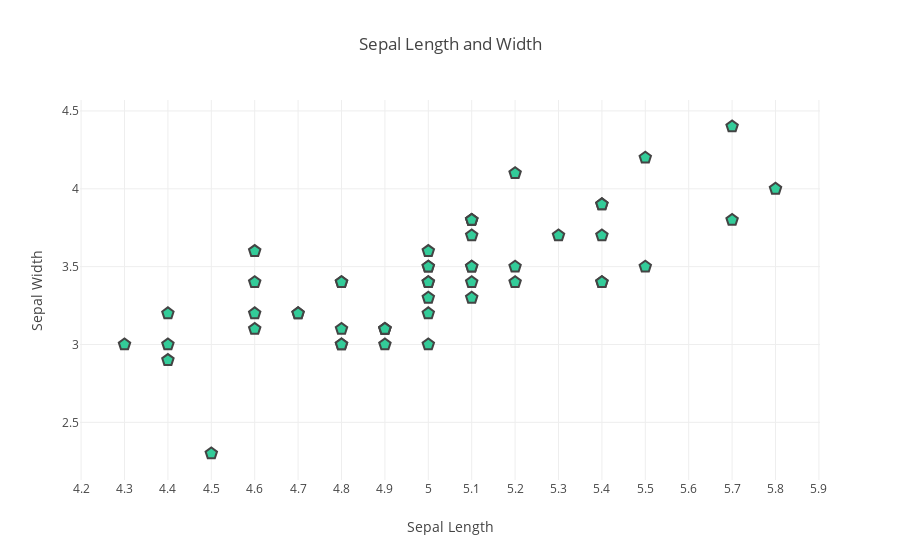

Notebook code cell kept with this figure:
### Code cell
pyo.iplot(fig)

### Figure 1 — Plotly figure (JSON) as saved in the notebook; plotly's stock layout.template omitted (floating-point values rounded to 4 significant figures)
{"data": [{"marker": {"color": "rgb(51,204,153)", "line": {"width": 2}, "size": 12, "symbol": "pentagon"}, "mode": "markers", "name": "Iris-setosa", "type": "scatter", "uid": "75800a88-fa1f-47c1-84c7-b2c437bde2c7", "x": [5.1, 4.9, 4.7, 4.6, 5, 5.4, 4.6, 5, 4.4, 4.9, 5.4, 4.8, 4.8, 4.3, 5.8, 5.7, 5.4, 5.1, 5.7, 5.1, 5.4, 5.1, 4.6, 5.1, 4.8, 5, 5, 5.2, 5.2, 4.7, 4.8, 5.4, 5.2, 5.5, 4.9, 5, 5.5, 4.9, 4.4, 5.1, 5, 4.5, 4.4, 5, 5.1, 4.8, 5.1, 4.6, 5.3, 5], "y": [3.5, 3, 3.2, 3.1, 3.6, 3.9, 3.4, 3.4, 2.9, 3.1, 3.7, 3.4, 3, 3, 4, 4.4, 3.9, 3.5, 3.8, 3.8, 3.4, 3.7, 3.6, 3.3, 3.4, 3, 3.4, 3.5, 3.4, 3.2, 3.1, 3.4, 4.1, 4.2, 3.1, 3.2, 3.5, 3.1, 3, 3.4, 3.5, 2.3, 3.2, 3.5, 3.8, 3, 3.8, 3.2, 3.7, 3.3]}], "layout": {"title": "Sepal Length and Width", "xaxis": {"dtick": 0.1, "title": "Sepal Length"}, "yaxis": {"title": "Sepal Width"}}}
